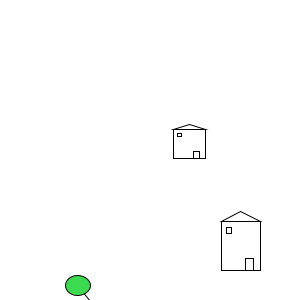
Frame 1 (no input)
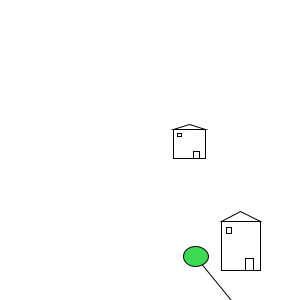
Frame 60 (the mouse pressed at the canvas centre just before this capture)
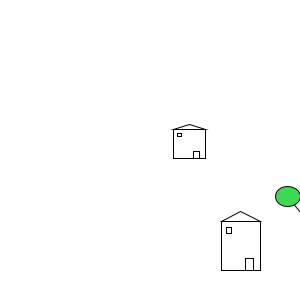
Frame 120 (the mouse held since frame 60 and released just before this capture)

The Processing sketch that drew these frames (run headless with seeded random() and noise(); from frame 60 on, the mouse is pressed at the canvas centre):

// Processing sketch: processing_182081
// ── processing_182081.pde

//declare variables house 1
float house1W=random(20, 50);
float house1H=house1W*1.25;
float house1X;
float house1Y;
float door1W=house1W*.1875;
float door1H=house1H*.25;
float door1X;
float door1Y;
float window1H=house1H*.125;
float window1W=house1W*.125;
float window1X;
float window1Y;

//declare variables house 2
float house2W=house1W*.8;
float house2H=house2W*.9;
float house2X;
float house2Y;
float door2W=house2W*.1875;
float door2H=house2H*.25;
float door2X;
float door2Y;
float window2H=house2H*.125;
float window2W=house2W*.125;
float window2X;
float window2Y;


//balloon time
float balloonH=house1H*.5;
float balloonW=house1W*.5;
float balloonX=random(0,300);
float balloonY=random(0,300);
float balloonspeedX=2;
float balloonspeedY=1;

float balloonColorR;
float balloonColorG;
float balloonColorB;

void setup()
{
  size(300,300);
  
  //locate first house
  house1X=width-house1W*2;
  house1Y=height-house1W*2;
  
  //locate first door
  door1X=width-house1W*2+house1W*.625;
  door1Y=height-house1W*2+(house1H-door1H);
  
  //locate first window
  window1X=width-house1W*2+house1W*.125;
  window1Y=height-house1W*2+house1H*.125;
  
  //locate second house
  house2X=width-house2W*4;
  house2Y=height-house2H*6;
  
    //locate second door
  door2X=width-house2W*4+house2W*.625;
  door2Y=height-house2H*6+(house2H-door2H);
  
  //locate second window
  window2X=width-house2W*4+house2W*.125;
  window2Y=height-house2H*6+house2H*.125;


balloonColorR=(random(255));
balloonColorG=(random(255));
balloonColorB=(random(255));


}

void draw(){
  background(255,255,255);
  
  //draw balloon
fill(balloonColorR,balloonColorG,balloonColorB);
line(balloonX,balloonY,balloonX+balloonW*2,balloonY+balloonH*2);
ellipse(balloonX,balloonY,balloonH,balloonW);

  //balloon control
  
  balloonX=balloonX+balloonspeedX;
  balloonY=balloonY+balloonspeedY;
  if (balloonX>width){
    balloonspeedX=balloonspeedX*-1;
  }
    
      if (balloonY>height){
    balloonspeedY=balloonspeedY*-1;
  }
        if (balloonY<0){
    balloonspeedY=balloonspeedY*-1;
  }
        if (balloonX<0){
    balloonspeedX=balloonspeedX*-1;
  }
  
//draw house1
fill(255,255,255);
  rect(house1X,house1Y,house1W,house1H);
//door1
rect(door1X,door1Y,door1W,door1H);
//window1
rect(window1X,window1Y,window1W,window1H);
//roof1
triangle(house1X,house1Y,house1X+house1W,house1Y,house1X+house1W/2,house1Y-house1H*.2);

//draw house2
fill(255,255,255);
  rect(house2X,house2Y,house2W,house2H);
//door2
rect(door2X,door2Y,door2W,door2H);
//window2
rect(window2X,window2Y,window2W,window2H);
//roof2
triangle(house2X,house2Y,house2X+house2W,house2Y,house2X+house2W/2,house2Y-house2H*.2);





}
